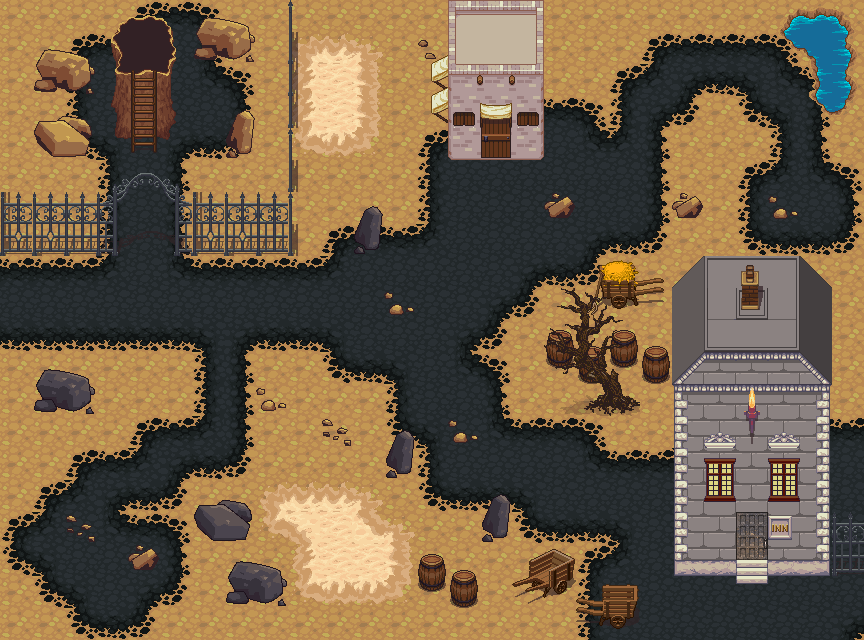

The image is a tile-based game level rendered from a .tmx file. Its description and source (layers, tilesets, objects; grid data summarised) follow:
An orthogonal 27x20 tile map with 32x32 px tiles, 15 tile layers (Ground, Dirt2, PixcelCup, Desert2, ...), 5 tilesets and 32 objects.

<map version="1.2" tiledversion="1.2.4" orientation="orthogonal" renderorder="right-down" width="27" height="20" tilewidth="32" tileheight="32" infinite="0" nextlayerid="28" nextobjectid="114">
 <tileset firstgid="1" source="terrain_atlas.tsx" />
 <tileset firstgid="1025" source="terrain.tsx" />
 <tileset firstgid="2049" source="build_atlas.tsx" />
 <tileset firstgid="3073" source="beach-desert.tsx" />
 <tileset firstgid="4097" source="adobe.tsx" />
 <layer id="1" name="Ground" width="27" height="20">
  <data>[540 cells, 540 non-empty, 1 distinct tile ids]</data>
 </layer>
 <layer id="2" name="Dirt2" width="27" height="20">
  <data>[540 cells, 290 non-empty, 13 distinct tile ids]</data>
 </layer>
 <layer id="3" name="PixcelCup" width="27" height="20" opacity="0.86">
  <data>[540 cells, 0 non-empty, 0 distinct tile ids]</data>
 </layer>
 <layer id="4" name="Desert2" width="27" height="20">
  <data>[540 cells, 102 non-empty, 44 distinct tile ids]</data>
 </layer>
 <layer id="5" name="Amulet" width="27" height="20">
  <data>[540 cells, 12 non-empty, 12 distinct tile ids]</data>
 </layer>
 <layer id="6" name="Water" width="27" height="20">
  <data>[540 cells, 10 non-empty, 8 distinct tile ids]</data>
 </layer>
 <group id="7" name="House2">
  <layer id="8" name="Wall, roof" width="27" height="20">
   <data>[540 cells, 15 non-empty, 15 distinct tile ids]</data>
  </layer>
  <layer id="9" name="Door" width="27" height="20">
   <data>[540 cells, 4 non-empty, 3 distinct tile ids]</data>
  </layer>
  <layer id="10" name="Decoration" width="27" height="20">
   <data>[540 cells, 4 non-empty, 4 distinct tile ids]</data>
  </layer>
 </group>
 <group id="11" name="House1">
  <layer id="12" name="Wall" width="27" height="20">
   <data>[540 cells, 30 non-empty, 9 distinct tile ids]</data>
  </layer>
  <layer id="13" name="Roof, step, gate" width="27" height="20">
   <data>[540 cells, 30 non-empty, 23 distinct tile ids]</data>
  </layer>
  <layer id="14" name="Door" width="27" height="20">
   <data>[540 cells, 5 non-empty, 5 distinct tile ids]</data>
  </layer>
  <layer id="15" name="Roof2" width="27" height="20">
   <data>[540 cells, 2 non-empty, 2 distinct tile ids]</data>
  </layer>
 </group>
 <layer id="16" name="Dungeon" width="27" height="20">
  <data>[540 cells, 58 non-empty, 44 distinct tile ids]</data>
 </layer>
 <layer id="17" name="Ladder" width="27" height="20">
  <data>[540 cells, 3 non-empty, 3 distinct tile ids]</data>
 </layer>
 <group id="18" name="Collider">
  <objectgroup id="19" name="AreaCollider" offsetx="-1.17647" offsety="2.35294">
   <object id="72" x="1.17647" y="258.824">
    <polyline points="0,0 0,-262.353 864.706,-260 865.882,376.471 -1.17647,380 2.35294,91.7647" />
   </object>
  </objectgroup>
  <objectgroup id="20" name="HouseShop">
   <object id="108" x="480.667" y="158.667">
    <polyline points="0,0 -32,0 -32,-156" />
   </object>
   <object id="109" x="541.333" y="4.66667">
    <polyline points="0,0 0,154 -27.3333,152 -30.6667,98 -59.3333,100.667 -61.3333,98.6667" />
   </object>
  </objectgroup>
  <objectgroup id="22" name="HouseClub">
   <object id="68" x="672.941" y="287.059">
    <polygon points="0,0 3.01961,225.373 157.138,226.549 156.471,96.4706 160,4.70588 125.882,-32.9412 31.7647,-31.7647" />
   </object>
   <object id="110" x="674" y="519.333">
    <polyline points="0,0 -0.666667,54 60.6667,54 61.3333,-3.33333 93.3333,-4 93.3333,54.6667 154.667,56 154.667,55.3333" />
   </object>
  </objectgroup>
  <objectgroup id="23" name="Water">
   <object id="69" x="784.706" y="31.7647">
    <polygon points="0,0 10.5882,15.2941 20,17.6471 28.2353,29.4118 32.9412,47.0588 30.5882,67.0588 48.2353,81.1765 61.1765,69.4118 62.3529,45.8824 64.7059,22.3529 58.8235,7.05882 61.1765,-2.35294 50.5882,-17.6471 16.4706,-18.8235" />
   </object>
  </objectgroup>
  <objectgroup id="24" name="Fence">
   <object id="73" x="8" y="194">
    <polygon points="0,0 -3,55 107,56 105,1" />
   </object>
   <object id="75" x="290" y="5">
    <polyline points="0,0 -1,190 -1,192" />
   </object>
   <object id="107" x="181.333" y="203.333" width="104.667" height="47.3333" />
  </objectgroup>
  <objectgroup id="26" name="Gave">
   <object id="76" x="111" y="42">
    <polygon points="0,0 7,13 4,25 18,33 20,93 5,90 7,71 4,61" />
   </object>
   <object id="77" x="155" y="74">
    <polyline points="13,4 15,7 22,41 19,48 10,65 1,67 0,0 13,0 17,-18 13,-47 3,-58 -5,-59 -21,-56 -35,-49 -41,-41" />
   </object>
  </objectgroup>
  <objectgroup id="27" name="Stone/cart/barrel">
   <object id="84" x="606.667" y="588" width="29.3333" height="33.3333" />
   <object id="85" x="526.971" y="567.956" width="35.9998" height="33.3333" rotation="-36.4032" />
   <object id="86" x="603.394" y="267.387" width="33.4875" height="29.2346" rotation="-2.18456" />
   <object id="87" x="392.833" y="435.5" width="18" height="36" />
   <object id="88" x="488.333" y="499" width="18" height="36" />
   <object id="89" x="197.833" y="504.5" width="50.5" height="35" />
   <object id="90" x="230.833" y="567.5" width="50.5" height="35" />
   <object id="91" x="39.8333" y="374.5" width="50.5" height="35" />
   <object id="92" x="38.1667" y="118.5" width="50.5" height="35" />
   <object id="93" x="37.5" y="53.8333" width="50.5" height="35" />
   <object id="94" x="198.167" y="21.1667" width="50.5" height="35" />
   <object id="95" x="234.167" y="115.167" width="15.8333" height="35" />
   <object id="96" x="362.167" y="211.167" width="18.5" height="35" />
   <object id="99" x="829.333" y="523" width="33" height="49" />
   <object id="103" x="558" y="207">
    <ellipse />
   </object>
   <object id="104" x="687" y="208">
    <ellipse />
   </object>
   <object id="105" x="656" y="363">
    <ellipse />
   </object>
   <object id="106" x="625" y="347">
    <ellipse />
   </object>
   <object id="111" x="625" y="347">
    <ellipse />
   </object>
   <object id="112" x="432.333" y="573">
    <ellipse />
   </object>
   <object id="113" x="465.667" y="587">
    <ellipse />
   </object>
  </objectgroup>
 </group>
</map>
